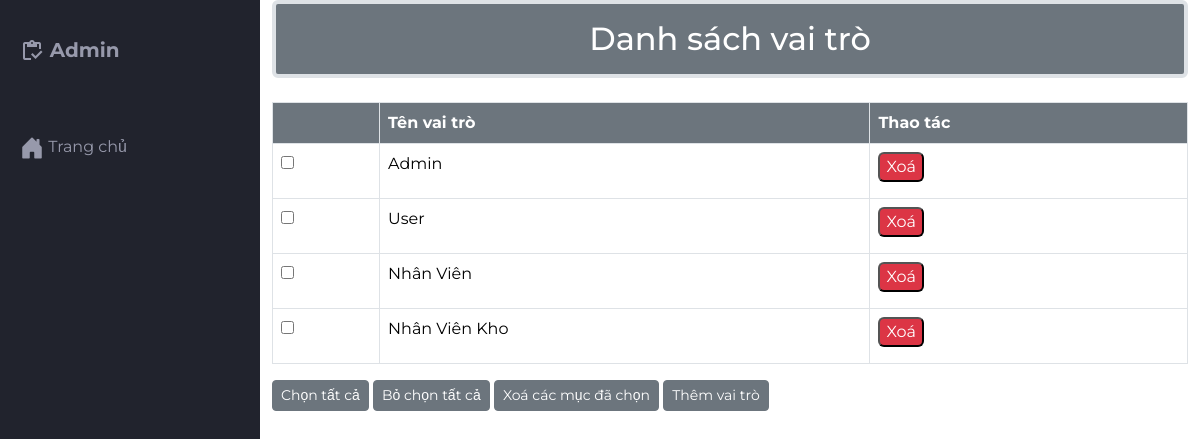
The page /src/Admin/indexadmin.php?act=vaitro (signed in) on the database as committed earlier.
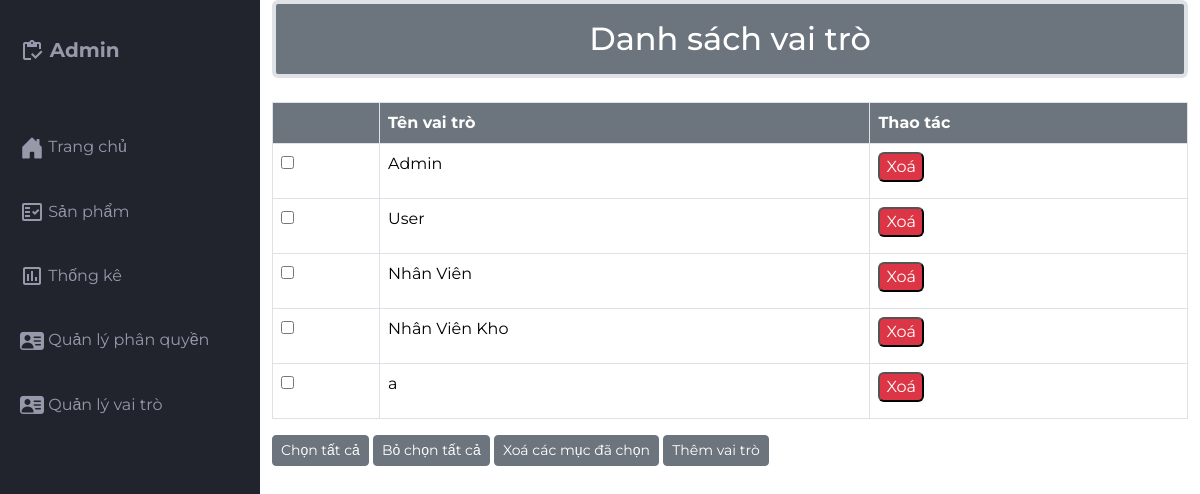
The same page on the database as committed later.
### tables this page shows
CREATE TABLE `vaitro` (
  `vaitro_id` int(10) NOT NULL COMMENT 'ID vai trò',
  `vaitro_name` varchar(250) NOT NULL COMMENT 'Vai trò'
);

### src/app/model/connectdb.php (called while the page is built, shortened)
<?php
function get_connect()
{
    try {
        $conn = new PDO("mysql:host=localhost;dbname=da1;charset=utf8", "root", "");
        $conn->setAttribute(PDO::ATTR_ERRMODE, PDO::ERRMODE_EXCEPTION);
        return $conn;
    } catch (Exception $e) {
        echo 'Kết nối thất bại: ' . $e->getMessage();
        return null;
    }
}
function pdo_queryall($sql)
{
    $thamso = array_slice(func_get_args(), 1);
    $conn = get_connect();
    try {
        $exe = $conn->prepare($sql);
        $exe->execute($thamso);
        return $exe->fetchAll(PDO::FETCH_ASSOC);
    } catch (Exception $e) {
        echo 'Thao tác thất bại: ' . $e->getMessage();
    } finally {
        unset($conn);
    }
}

### src/app/model/qlpq.php (called while the page is built, shortened)
<?php
function getallvt(){
    $sql =" select * from vaitro";
    $result = pdo_queryall($sql);
    return $result;
}
?>

### src/Admin/qlvaitro/vaitro.php (the view, shortened to what the changed rows need)
<div class="container">
    <h2 class="border border-4 mb-4 text-bg-secondary p-3 text-center rounded">Danh sách vai trò</h2>
    <div class="table-responsive">
        <table class="table table-bordered">
            <thead>
                <tr>
                    <th class="text-bg-secondary"></th>
                    <th class="text-bg-secondary">Tên vai trò</th>
                    <th class="text-bg-secondary">Thao tác</th>
                </tr>
            </thead>
            <tbody>
                <?php foreach ($listvt as $itemvt):
                    extract($itemvt);
                ?>
                <tr>
                    <td><input type="checkbox" name="checkbox[]" value="<?= $vaitro_id ?>"></td>
                    <td><?= htmlspecialchars($vaitro_name) ?></td>
                    <td>
                        <a href="indexadmin.php?act=xoavt&vaitro_id=<?= $vaitro_id ?>" onclick="return confirm('Bạn có chắc muốn xoá ?')">
                            <input class="mb-2 text-bg-danger rounded" type="button" value="Xoá">
                        </a>
                    </td>
                </tr>
                <?php endforeach; ?>
            </tbody>
        </table>
    </div>
</div>

### src/Admin/indexadmin.php (shortened to what the changed rows need)
<?php
include '../app/model/connectdb.php';
include '../app/model/qlpq.php';
if (isset($_SESSION['acount']) && isset($_SESSION['acount']['vaitro_id'])) {
    $vaitro_id = $_SESSION['acount']['vaitro_id'] ?? null;
    $pdo = get_connect();
    if ($pdo) {
        $permissions = getUserPermissions($vaitro_id, $pdo);
    } else {
        echo "Kết nối cơ sở dữ liệu không thành công.";
        exit;
    }
} else {
    echo "Chưa đăng nhập hoặc không có vaitro_id.";
    exit;
}
function getUserPermissions($role_id, $pdo)
{
    $query = "SELECT q.permission_name, q.trang_thai
              FROM chi_tiet_nhom_quyen ct
              JOIN quyen q ON ct.permission_id = q.permission_id
              WHERE ct.role_id = ?";
    $stmt = $pdo->prepare($query);
    $stmt->execute([$role_id]);
    return $stmt->fetchAll(PDO::FETCH_ASSOC);
}
function hasPermission($action, $permissions)
{
    foreach ($permissions as $permission) {
        if ($permission['permission_name'] === $action && $permission['trang_thai'] === 1) {
            return true;
        }
    }
    return false;
}
?>
<!DOCTYPE html>
<html lang="en">
<head>
    <link href="https://cdn.jsdelivr.net/npm/bootstrap@5.3.2/dist/css/bootstrap.min.css" rel="stylesheet"
>
    <link rel="stylesheet" href="https://cdn.jsdelivr.net/npm/bootstrap-icons@1.11.2/font/bootstrap-icons.min.css">
    <link rel="stylesheet" href="css/styles.css">
</head>
<body class="bg-white">
    <div class="grid-container">
        <aside id="sidebar">
            <ul class="sidebar-list">
                <?php if (hasPermission('Quản lí sản phẩm', $permissions)) { ?>
                <li class="sidebar-list-item">
                    <a href="indexadmin.php?act=pro">
                        <span class="material-icons-outlined">fact_check</span> Sản phẩm
                    </a>
                </li>
                <?php } ?>
                <?php if (hasPermission('Quản lí thống kê', $permissions)) { ?>
                <li class="sidebar-list-item">
                    <a href="indexadmin.php?act=thongke">
                        <span class="material-icons-outlined">poll</span> Thống kê
                    </a>
                </li>
                <?php } ?>
                <?php if (hasPermission('Quản lý phân quyền', $permissions)) { ?>
                <li class="sidebar-list-item">
                    <a href="indexadmin.php?act=pq">
                        <span class="material-icons-outlined"><i class="bi bi-person-vcard-fill"></i></span> Quản lý
                        phân quyền
                    </a>
                </li>
                <?php } ?>
                <?php if (hasPermission('Quản lý vai trò', $permissions)) { ?>
                <li class="sidebar-list-item">
                    <a href="indexadmin.php?act=vaitro">
                        <span class="material-icons-outlined"><i class="bi bi-person-vcard-fill"></i></span> Quản lý vai
                        trò
                    </a>
                </li>
                <?php } ?>
            </ul>
        </aside>
        <?php
        if (isset($_GET['act'])) {
            $act = $_GET['act'];
            switch ($act) {
                case 'vaitro':
                    $listvt = getallvt();
                    include './qlvaitro/vaitro.php';
                    break;
            }
        }
        include './viewadmin/footter.php';
        ?>

Rows that differ between the two databases and show on the page:
added vaitro: vaitro_name "a"
Other text that changed with them:
text now shown: "Sản phẩm Thống kê Quản lý phân quyền Quản lý vai trò"
